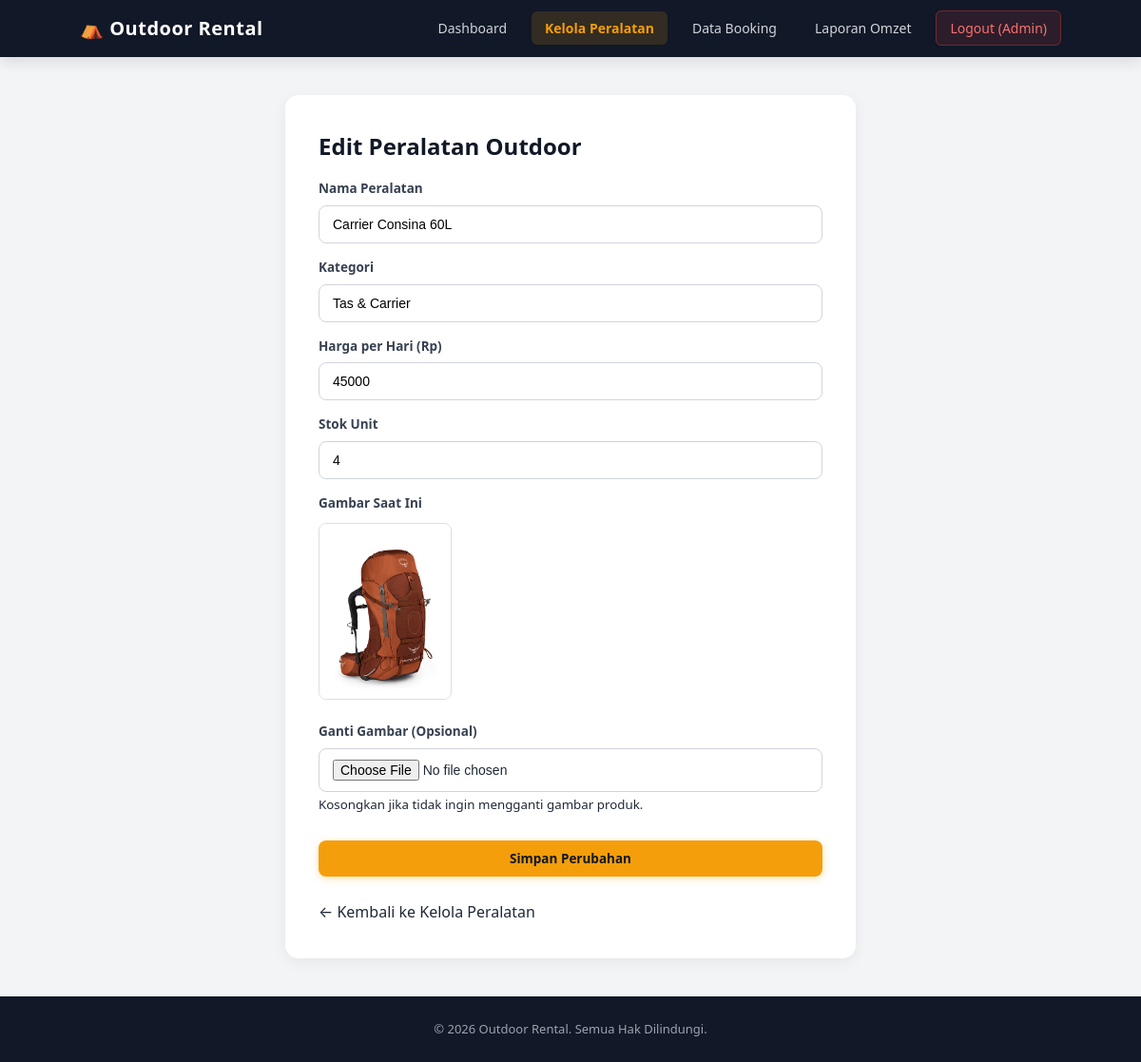
Screenshot of /admin/edit_peralatan.php?id=2 (signed in) with the database file from the repository.
### tables this page shows
CREATE TABLE `peralatan` (
    `id` INT AUTO_INCREMENT PRIMARY KEY,
    `nama` VARCHAR(100) NOT NULL,
    `kategori` VARCHAR(50) NOT NULL,
    `harga` INT NOT NULL,
    `stok` INT NOT NULL DEFAULT 0,
    `gambar` VARCHAR(255) NULL,
    `created_at` TIMESTAMP DEFAULT CURRENT_TIMESTAMP
);

### admin/edit_peralatan.php (the view, shortened to what this page needs)
<?php
require_once '../config/config.php';
$id = (int) $_GET['id'];
$stmt = mysqli_prepare($conn, "SELECT * FROM peralatan WHERE id = ?");
mysqli_stmt_bind_param($stmt, "i", $id);
mysqli_stmt_execute($stmt);
$result = mysqli_stmt_get_result($stmt);
$produk = mysqli_fetch_assoc($result);
include '../includes/header.php';
?>
<section class="login">
    <h2>Edit Peralatan Outdoor</h2>
    <form method="POST" enctype="multipart/form-data">
        <label>Nama Peralatan</label>
        <input
            type="text"
            name="nama"
            value="<?= htmlspecialchars($produk['nama']); ?>"
            required>
        <label>Kategori</label>
        <input
            type="text"
            name="kategori"
            value="<?= htmlspecialchars($produk['kategori']); ?>"
            required>
        <label>Harga per Hari (Rp)</label>
        <input
            type="number"
            name="harga"
            min="1"
            value="<?= htmlspecialchars($produk['harga']); ?>"
            required>
        <label>Stok Unit</label>
        <input
            type="number"
            name="stok"
            min="0"
            value="<?= htmlspecialchars($produk['stok']); ?>"
            required>
        <label>Gambar Saat Ini</label>
        <div style="margin: 10px 0;">
            <?php if (!empty($produk['gambar'])) { ?>
                <img
                    src="../assets/uploads/<?= htmlspecialchars($produk['gambar']); ?>"
                    alt="<?= htmlspecialchars($produk['nama']); ?>"
                    width="140"
                    style="border-radius: 8px; border: 1px solid #ddd;">
            <?php } else { ?>
                <p>Tidak ada gambar.</p>
            <?php } ?>
        </div>
        <label>Ganti Gambar (Opsional)</label>
        <input
            type="file"
            name="gambar"
            accept=".jpg,.jpeg,.png,.webp">
        <small>Kosongkan jika tidak ingin mengganti gambar produk.</small>
        <br><br>
        <button
            type="submit"
            name="update"
            class="btn btn-primary btn-block">
            Simpan Perubahan
        </button>
    </form>
    <br>
    <a href="peralatan.php">← Kembali ke Kelola Peralatan</a>
</section>
<?php
include '../includes/footer.php';
?>

### assets/css/style.css (style rules this page uses)
* { margin: 0; padding: 0; box-sizing: border-box; }
body { font-family: 'Segoe UI', -apple-system, BlinkMacSystemFont, Roboto, Oxygen, Ubuntu, Cantarell, sans-serif; background: #f3f4f6; color: #1f2937; line-height: 1.6; min-height: 100vh; display: flex; flex-direction: column; }
a { text-decoration: none; color: inherit; transition: all 0.2s ease; }
button { cursor: pointer; font-family: inherit; }
.btn { display: inline-flex; align-items: center; justify-content: center; gap: 6px; padding: 10px 18px; background: #1e293b; color: #ffffff; border-radius: 8px; font-size: 13.5px; font-weight: 600; border: none; text-align: center; cursor: pointer; box-shadow: 0 2px 6px rgba(0, 0, 0, 0.08); transition: all 0.2s cubic-bezier(0.4, 0, 0.2, 1); box-sizing: border-box; }
.btn-primary { background: #f59e0b; color: #111827; font-weight: 700; box-shadow: 0 2px 8px rgba(245, 158, 11, 0.3); }
.btn-block { display: flex; width: 100%; }
.login { max-width: 600px; margin: 40px auto; background: white; padding: 35px; border-radius: 14px; box-shadow: 0 4px 15px rgba(0, 0, 0, 0.06); }
.login h2 { margin-bottom: 12px; color: #111827; }
.login label { display: block; margin-top: 15px; margin-bottom: 6px; font-weight: 600; font-size: 13.5px; color: #374151; }
.login input, .login select, .login textarea { width: 100%; padding: 11px 14px; border: 1.5px solid #d1d5db; border-radius: 8px; outline: none; font-size: 14px; transition: border-color 0.2s ease; }

### rows the page displays
peralatan: nama "Carrier Consina 60L", kategori "Tas & Carrier", harga "45000", stok "4", gambar (picture)

### other values shown
APP_NAME "Outdoor Rental"
